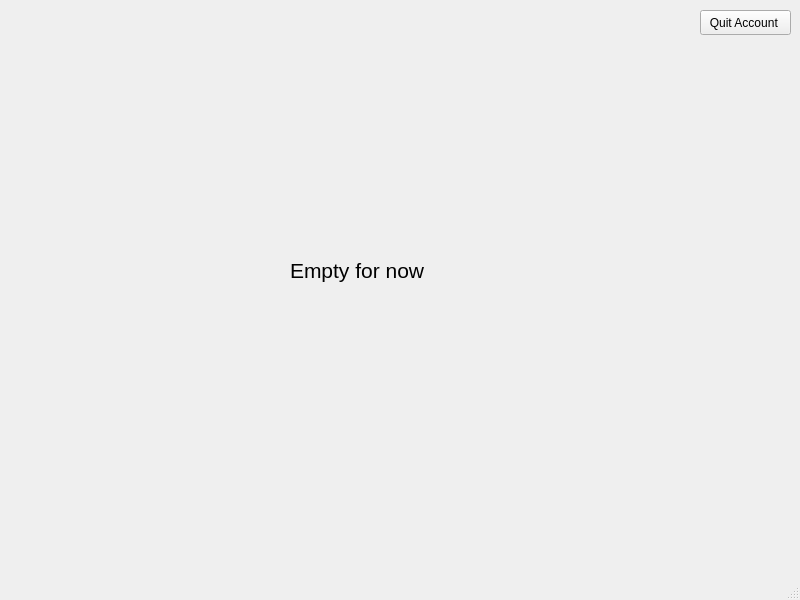
<?xml version="1.0" encoding="UTF-8"?>
<ui version="4.0">
 <class>main_page</class>
 <widget class="QMainWindow" name="main_page">
  <property name="geometry">
   <rect>
    <x>0</x>
    <y>0</y>
    <width>800</width>
    <height>600</height>
   </rect>
  </property>
  <property name="windowTitle">
   <string>MainWindow</string>
  </property>
  <widget class="QWidget" name="centralwidget">
   <widget class="QLabel" name="label">
    <property name="geometry">
     <rect>
      <x>290</x>
      <y>170</y>
      <width>351</width>
      <height>201</height>
     </rect>
    </property>
    <property name="font">
     <font>
      <pointsize>16</pointsize>
     </font>
    </property>
    <property name="text">
     <string>Empty for now</string>
    </property>
   </widget>
   <widget class="QPushButton" name="pushButton">
    <property name="geometry">
     <rect>
      <x>700</x>
      <y>10</y>
      <width>91</width>
      <height>25</height>
     </rect>
    </property>
    <property name="toolTip">
     <string>&lt;html&gt;&lt;head/&gt;&lt;body&gt;&lt;p&gt;&lt;span style=&quot; color:#00007f;&quot;&gt;Exit your account&lt;/span&gt;&lt;/p&gt;&lt;/body&gt;&lt;/html&gt;</string>
    </property>
    <property name="text">
     <string>Quit Account </string>
    </property>
   </widget>
  </widget>
  <widget class="QMenuBar" name="menubar">
   <property name="geometry">
    <rect>
     <x>0</x>
     <y>0</y>
     <width>800</width>
     <height>25</height>
    </rect>
   </property>
  </widget>
  <widget class="QStatusBar" name="statusbar"/>
 </widget>
 <resources/>
 <connections/>
</ui>
